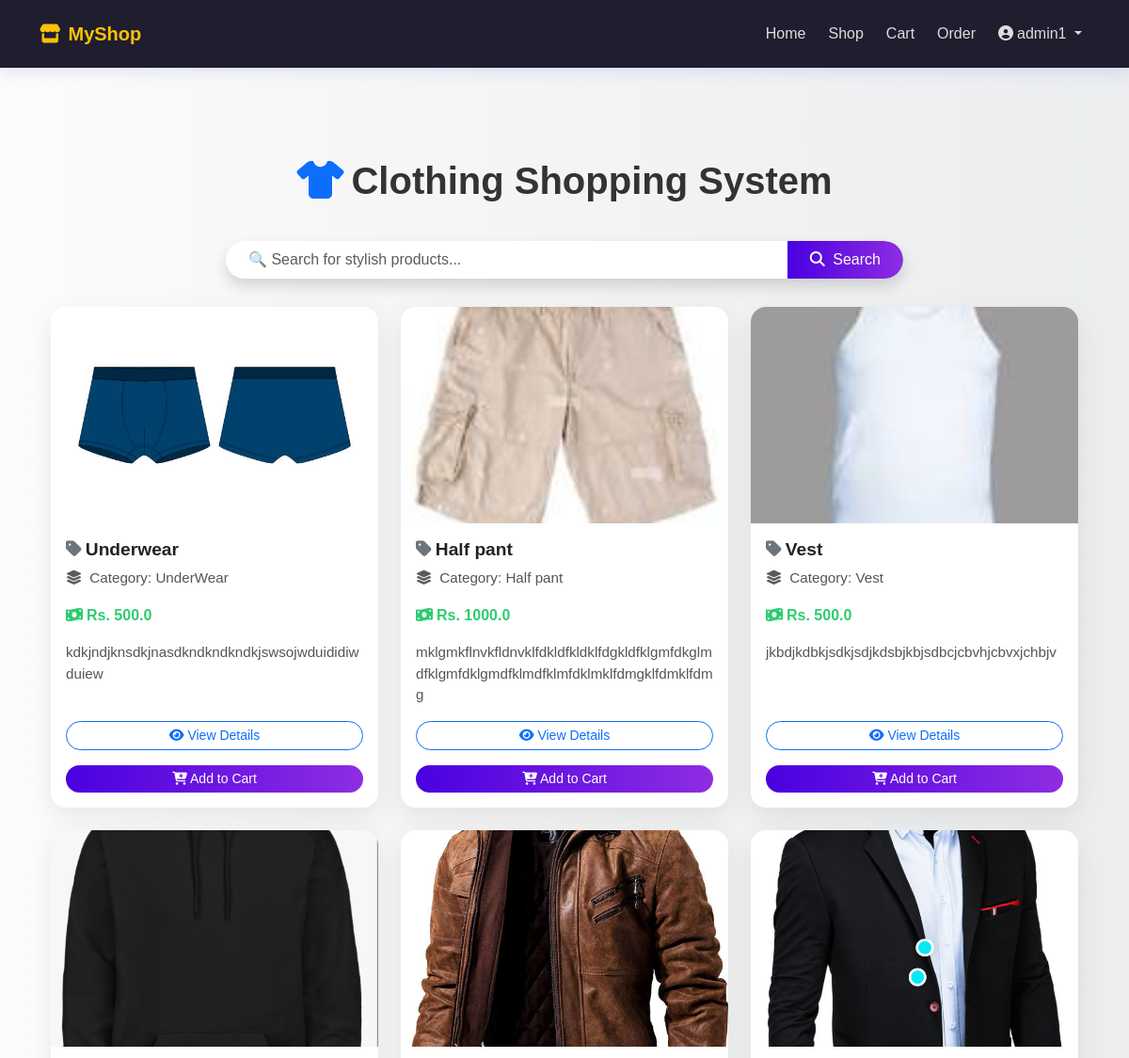
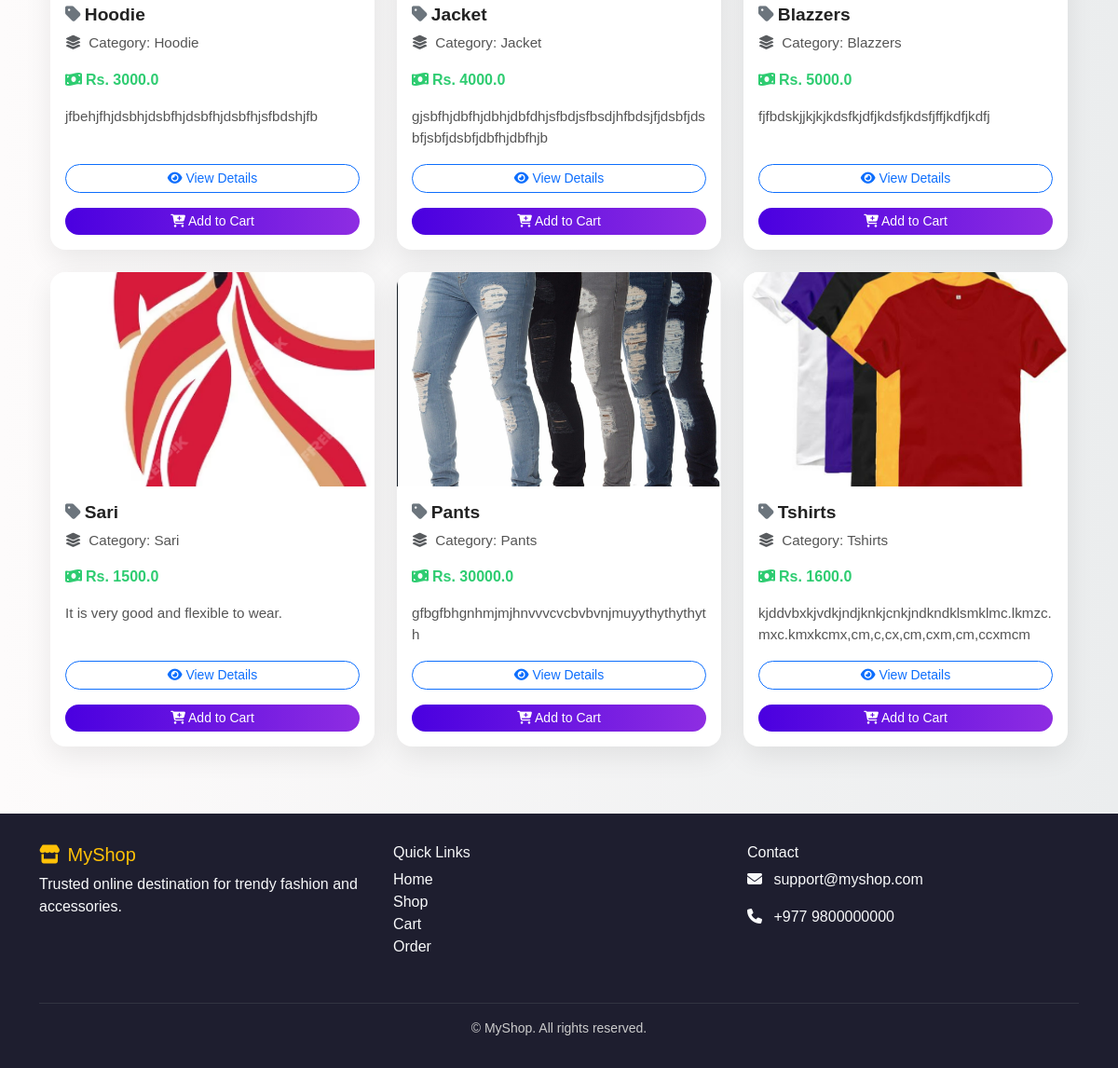
Page /base_shop/ (signed in) on the committed database (2 pictures, top to bottom).
### blog/models.py (models this page shows, shortened)
class Product(models.Model):
    category = models.ForeignKey(Category, on_delete=models.CASCADE)
    title = models.CharField(max_length=100)
    slug = models.SlugField(max_length=100, unique=True)
    image = models.ImageField(upload_to='news', blank=True, null=True)
    price = models.FloatField(default=0.0)  # ✅ Required for subtotal calculations
    description = models.TextField()
    created_at = models.DateTimeField(auto_now_add=True)
    updated_at = models.DateTimeField(auto_now=True)
    @property
    def getLimitText(self):
        return self.description[0:100]

class Category(models.Model):
    name=models.CharField(max_length=100)
    slug=models.SlugField(max_length=100,unique=True)
    def __str__(self):
        return self.name

### blog/views.py (the view)
# urls.py: path('base_shop/', views.base_shop, name="base_shop"),
@login_required(login_url='login')
def base_shop(request: HttpRequest) -> HttpResponse:
    products = Product.objects.all().order_by('-id')
    paginator = Paginator(products, 9)  # 9 products per page
    page_number = request.GET.get("page")
    page_obj = paginator.get_page(page_number)
    return render(request, "base_shop.html", {
        "page_obj": page_obj,
        "title": "🛍 Shop"
    })

### blog/Templates/base_shop.html (shortened to what this page needs)
{% extends 'base.html' %}
{% load bootstrap5 %}
{% block content %}
{% bootstrap_css %}
<div class="container mt-5">
  <div class="text-center mb-4">
    <h1 class="section-heading">
      <i class="fas fa-tshirt me-2 text-primary"></i>Clothing Shopping System
    </h1>
  </div>
  <div class="row justify-content-center search-bar">
    <div class="col-lg-8 col-md-10">
      <form method="get" action="{% url 'search_products' %}" class="input-group shadow rounded-pill overflow-hidden">
        <input
          type="text"
          name="query"
          class="form-control search-input border-0 px-4 py-2"
          placeholder="🔍 Search for stylish products..."
          value="{{ request.GET.query|default:'' }}"
          aria-label="Search products"
        >
        <button type="submit" class="btn btn-gradient px-4 py-2">
          <i class="fas fa-search me-1"></i> Search
        </button>
      </form>
    </div>
  </div>
  <div class="row">
    {% for product in page_obj %}
    <div class="col-md-4 col-sm-6 mb-4 d-flex align-items-stretch">
      <div class="card w-100">
        {% if product.image %}
        <img src="{{ product.image.url }}" class="card-img-top" alt="{{ product.title }}">
        {% endif %}
        <div class="card-body d-flex flex-column">
          <h5 class="card-title"><i class="fas fa-tag text-secondary me-1"></i>{{ product.title }}</h5>
          <p class="card-text"><i class="fas fa-layer-group me-1 text-muted"></i> Category: {{ product.category }}</p>
          <p class="price-text"><i class="fas fa-money-bill-wave me-1"></i>Rs. {{ product.price }}</p>
          <p class="card-text">{{ product.getLimitText|safe }}</p>
          <div class="d-grid gap-2 mt-auto">
            <a href="{% url 'base_shop_detail' product.id %}" class="btn btn-outline-primary btn-sm rounded-pill">
              <i class="fas fa-eye"></i> View Details
            </a>
            <form action="{% url 'add_to_cart' product.id %}" method="post" class="d-grid mt-2">
              <button type="submit" class="btn btn-gradient btn-sm rounded-pill">
                <i class="fas fa-cart-plus"></i> Add to Cart
              </button>
            </form>
          </div>
        </div>
      </div>
    </div>
    {% empty %}
    <div class="col-12 text-center mt-5">
      <p class="text-muted no-products">
        <i class="fas fa-box-open fa-2x text-secondary mb-2"></i><br>🚫 No products found.
      </p>
    </div>
    {% endfor %}
  </div>
</div>
{% endblock %}

### blog/Templates/base.html (shortened to what this page needs)
{% load static %}
<!DOCTYPE html>
<html lang="en">
<head>
  <link href="https://cdn.jsdelivr.net/npm/bootstrap@5.3.3/dist/css/bootstrap.min.css" rel="stylesheet" />
  <link rel="stylesheet" href="https://cdnjs.cloudflare.com/ajax/libs/font-awesome/6.5.0/css/all.min.css" />
</head>
<body>
<nav class="navbar navbar-expand-lg navbar-dark sticky-top py-3">
  <div class="container">
    <a class="navbar-brand" href="{% url 'home' %}">
      <i class="fas fa-store me-2"></i>MyShop
    </a>
    <div class="collapse navbar-collapse" id="mainNavbar">
      <ul class="navbar-nav ms-auto gap-2">
        <li class="nav-item"><a class="nav-link" href="{% url 'home' %}">Home</a></li>
        <li class="nav-item"><a class="nav-link" href="{% url 'base_shop' %}">Shop</a></li>
        <li class="nav-item"><a class="nav-link" href="{% url 'view_cart' %}">Cart</a></li>
        <li class="nav-item"><a class="nav-link" href="{% url 'place_order' %}">Order</a></li>
        {% if user.is_authenticated %}
        <li class="nav-item dropdown">
          <a class="nav-link dropdown-toggle" href="#" id="userDropdown" role="button" data-bs-toggle="dropdown">
            <i class="fas fa-user-circle me-1"></i>{{ user.username }}
          </a>
        </li>
        {% else %}
        <li class="nav-item"><a class="nav-link" href="{% url 'login' %}"><i class="fas fa-sign-in-alt me-1"></i>Login</a></li>
        <li class="nav-item"><a class="nav-link" href="{% url 'register' %}"><i class="fas fa-user-plus me-1"></i>Register</a></li>
        {% endif %}
      </ul>
    </div>
  </div>
</nav>
<main class="container my-5">
  {% block content %}{% endblock %}
</main>
<footer>
  <div class="container">
    <div class="row text-light">
      <div class="col-md-4 mb-3">
        <h5 class="text-warning"><i class="fas fa-store me-2"></i>MyShop</h5>
        <p>Trusted online destination for trendy fashion and accessories.</p>
      </div>
      <div class="col-md-4 mb-3">
        <h6>Quick Links</h6>
        <ul class="list-unstyled">
          <li><a href="{% url 'home' %}" class="text-light text-decoration-none">Home</a></li>
          <li><a href="{% url 'base_shop' %}" class="text-light text-decoration-none">Shop</a></li>
          <li><a href="{% url 'view_cart' %}" class="text-light text-decoration-none">Cart</a></li>
          <li><a href="{% url 'place_order' %}" class="text-light text-decoration-none">Order</a></li>
        </ul>
      </div>
      <div class="col-md-4 mb-3">
        <h6>Contact</h6>
        <p><i class="fas fa-envelope me-2"></i> support@myshop.com</p>
        <p><i class="fas fa-phone me-2"></i> +977 9800000000</p>
      </div>
    </div>
    <hr class="border-secondary" />
    <div class="text-center small">&copy; {{ now|date:"Y" }} MyShop. All rights reserved.</div>
  </div>
</footer>
</body>
</html>

### blog/Templates/base.html (style rules this page uses)
body { font-family: 'Poppins', sans-serif; background: linear-gradient(135deg, #667eea 0%, #764ba2 100%); min-height: 100vh; display: flex; flex-direction: column; }
.navbar { background-color: #1e1e2f; box-shadow: 0 4px 15px rgba(102, 126, 234, 0.2); }
.navbar-brand { font-weight: bold; font-size: 1.6rem; color: #ffc107 !important; }
.nav-link, .dropdown-toggle { color: #ddd !important; font-weight: 500; }
footer { background-color: #1e1e2f; color: #ccc; padding: 2rem 0; margin-top: auto; }

### blog/Templates/base_shop.html (style rules this page uses)
body { background: linear-gradient(to right, #fdfbfb, #ebedee); font-family: 'Poppins', sans-serif; }
.section-heading { font-weight: 700; font-size: 2.5rem; color: #333; }
.card { border-radius: 16px; background-color: #fff; box-shadow: 0 10px 30px rgba(0, 0, 0, 0.08); transition: 0.4s ease-in-out; overflow: hidden; border: none; }
.card-img-top { height: 230px; object-fit: cover; transition: transform 0.3s ease-in-out; }
.card-title { font-weight: 600; font-size: 1.2rem; color: #222; margin-bottom: 0.5rem; }
.card-text { font-size: 0.95rem; color: #555; }
.price-text { font-size: 1rem; font-weight: 600; color: #2ecc71; }
.btn-gradient { background: linear-gradient(to right, #4a00e0, #8e2de2); color: #fff; border: none; font-weight: 500; transition: 0.3s ease-in-out; border-radius: 50px; }
.search-bar { margin-top: 40px; margin-bottom: 30px; }
.search-input { border-radius: 50px 0 0 50px; padding-left: 20px; box-shadow: none; }

### rows in the picture
Product: image (picture), title "Underwear", category "UnderWear", price "500.0", getLimitText "kdkjndjknsdkjnasdkndkndkndkjswsojwduididiwduiew"
Product: image (picture), title "Half pant", category "Half pant", price "1000.0", getLimitText "mklgmkflnvkfldnvklfdkldfkldklfdgkldfklgmfdkglmdfklgmfdklgmdfklmdfklmfdklmklfdmgklfdmklfdmg"
Product: image (picture), title "Vest", category "Vest", price "500.0", getLimitText "jkbdjkdbkjsdkjsdjkdsbjkbjsdbcjcbvhjcbvxjchbjv"
Product: image (picture), title "Hoodie", category "Hoodie", price "3000.0", getLimitText "jfbehjfhjdsbhjdsbfhjdsbfhjdsbfhjsfbdshjfb"
Product: image (picture), title "Jacket", category "Jacket", price "4000.0", getLimitText "gjsbfhjdbfhjdbhjdbfdhjsfbdjsfbsdjhfbdsjfjdsbfjdsbfjsbfjdsbfjdbfhjdbfhjb"
Product: image (picture), title "Blazzers", category "Blazzers", price "5000.0", getLimitText "fjfbdskjjkjkjkdsfkjdfjkdsfjkdsfjffjkdfjkdfj"
Product: image (picture), title "Sari", category "Sari", price "1500.0", getLimitText "It is very good and flexible to wear."
Product: image (picture), title "Pants", category "Pants", price "30000.0", getLimitText "gfbgfbhgnhmjmjhnvvvcvcbvbvnjmuyythythythyth"
Product: image (picture), title "Tshirts", category "Tshirts", price "1600.0", getLimitText "kjddvbxkjvdkjndjknkjcnkjndkndklsmklmc.lkmzc.mxc.kmxkcmx,cm,c,cx,cm,cxm,cm,ccxmcm"

### other values in the picture
{{ user.username }} "admin1"
